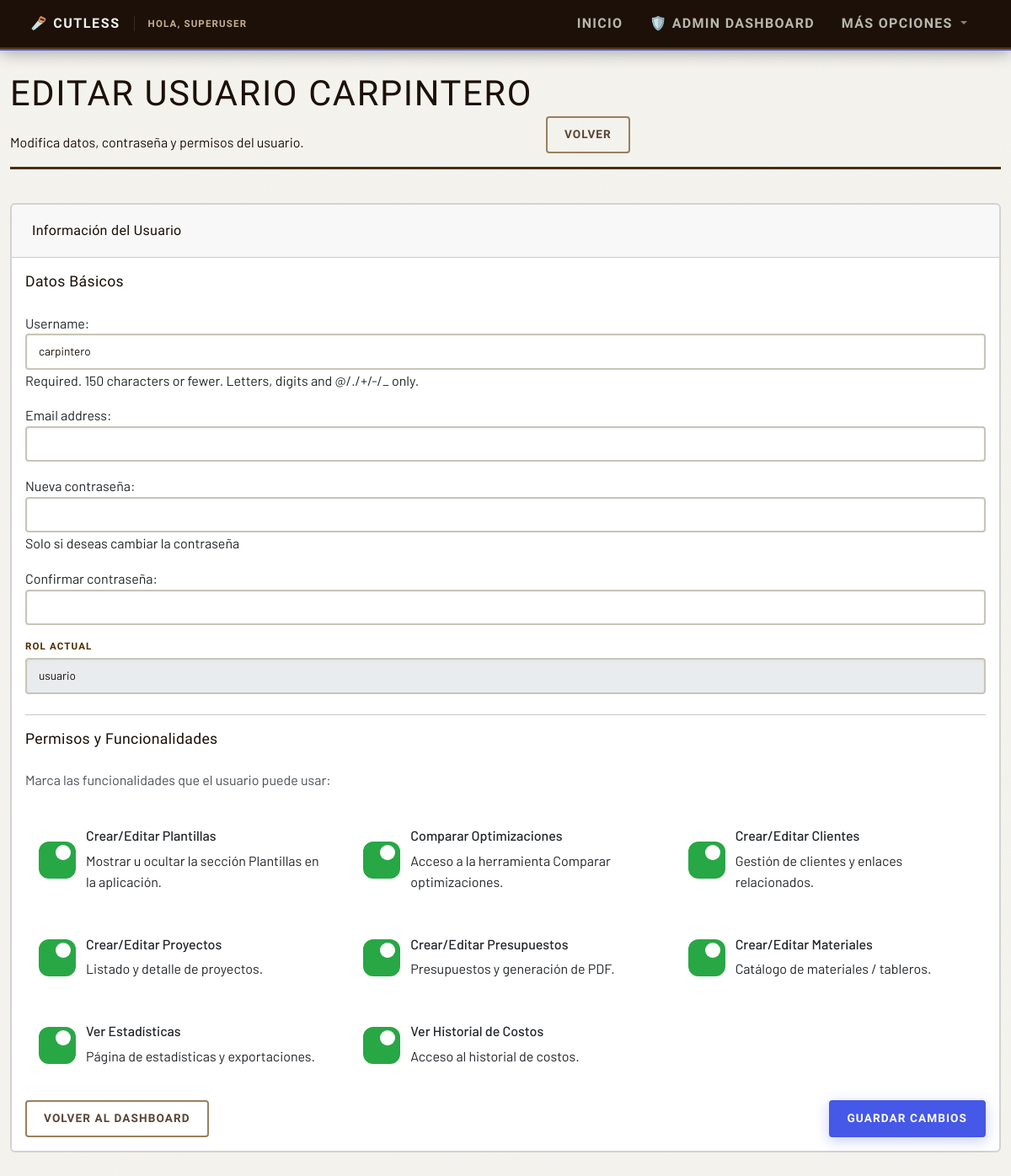
The page /usuarios/editar-usuario/4/ (signed in) on the database its author committed.
### usuarios/models.py (models this page shows, shortened)
class PerfilUsuario(models.Model):
    usuario = models.OneToOneField(User, on_delete=models.CASCADE, related_name='perfil')
    timeout_sesion = models.IntegerField(
        null=True,
        blank=True,
        help_text="Tiempo de inactividad antes de cerrar sesión (en minutos). Déjalo vacío para usar el valor por defecto (30 min). 0 para desactivar."
    )
    ROL_CHOICES = [
        ('usuario', 'Usuario'),
        ('admin', 'Administrador'),
    ]
    rol = models.CharField(
        max_length=20,
        choices=ROL_CHOICES,
        default='usuario',
        help_text="Rol del usuario en el sistema"
    )
    tema_preferido = models.CharField(
        max_length=10,
        choices=[('light', 'Claro'), ('dark', 'Oscuro'), ('auto', 'Automático')],
        default='auto',
        help_text="Tema de color preferido"
    )
    tamanio_fuente = models.CharField(
        max_length=10,
        choices=[
            ('small', 'Pequeño'),
            ('normal', 'Normal'),
            ('large', 'Grande'),
            ('xlarge', 'Extra Grande')
        ],
        default='normal',
        help_text="Tamaño de fuente preferido para facilitar la lectura",
    )
    tutorial_completado = models.BooleanField(
        default=False,
        help_text="Indica si el usuario ha completado el tutorial inicial"
    )
    unidad_medida_predeterminada = models.CharField(
        max_length=10,
        choices=[
            ('cm', 'Centímetros (cm)'),
            ('m', 'Metros (m)'),
            ('mm', 'Milímetros (mm)'),
            ('in', 'Pulgadas (in)'),
            ('ft', 'Pies (ft)'),
        ],
        default='cm',
        help_text="Unidad de medida que se usará por defecto en nuevas optimizaciones"
    )
    margen_corte_predeterminado = models.DecimalField(
        max_digits=5,
        decimal_places=2,
        default=Decimal('0.3'),
        help_text="Margen de corte predeterminado en centímetros"
    )
    rotacion_automatica_predeterminada = models.BooleanField(
        default=True,
        help_text="Permitir rotación automática de piezas por defecto"
    )
    material_predeterminado = models.ForeignKey(
        'cutless.Material',
        on_delete=models.SET_NULL,
        null=True,
        blank=True,
        related_name='usuarios_con_material_predeterminado',
        help_text="Material que se seleccionará por defecto en nuevas optimizaciones"
    )
    precio_tablero_predeterminado = models.DecimalField(
        max_digits=10,
        decimal_places=2,
        null=True,
        blank=True,
        help_text="Precio por tablero que se usará por defecto (opcional)"
    )
    mano_obra_predeterminada = models.DecimalField(
        max_digits=10,
        decimal_places=2,
        null=True,
        blank=True,
        default=Decimal('0.00'),
        help_text="Costo de mano de obra que se usará por defecto (opcional)"
    )
    notificaciones_email = models.BooleanField(
        default=False,
        help_text="Recibir notificaciones por correo electrónico"
    )
    notificaciones_pantalla = models.BooleanField(
        default=True,
        help_text="Mostrar notificaciones en pantalla"
    )
    email_notificaciones = models.EmailField(
        null=True,
        blank=True,
        help_text="Email para recibir notificaciones (opcional, por defecto se usa el email del usuario)"
    )
    notificar_optimizacion_completada = models.BooleanField(
        default=True,
        help_text="Notificar cuando se completa una optimización"
    )
    notificar_presupuesto_creado = models.BooleanField(
        default=True,
        help_text="Notificar cuando se crea un presupuesto"
    )
    notificar_proyecto_creado = models.BooleanField(
        default=True,
        help_text="Notificar cuando se crea un proyecto"
    )
    notificar_errores = models.BooleanField(
        default=True,
        help_text="Notificar cuando hay errores en la optimización"
    )
    puede_crear_plantillas = models.BooleanField(
        default=True,
        help_text="Permitir crear y editar plantillas"
    )
    puede_comparar_optimizaciones = models.BooleanField(
        default=True,
        help_text="Permitir acceso a herramienta de comparación"
    )
    puede_crear_clientes = models.BooleanField(
        default=True,
        help_text="Permitir crear y editar clientes"
    )
    puede_crear_proyectos = models.BooleanField(
        default=True,
        help_text="Permitir crear y editar proyectos"
    )
    puede_crear_presupuestos = models.BooleanField(
        default=True,
        help_text="Permitir crear y editar presupuestos"
    )
    puede_crear_materiales = models.BooleanField(
        default=True,
        help_text="Permitir crear y editar materiales"
    )
    puede_ver_estadisticas = models.BooleanField(
        default=True,
        help_text="Permitir acceso a estadísticas"
    )
    puede_ver_historial_costos = models.BooleanField(
        default=True,
        help_text="Permitir acceso a historial de costos"
    )
    fecha_creacion = models.DateTimeField(auto_now_add=True)
    fecha_actualizacion = models.DateTimeField(auto_now=True)
    class Meta:
        verbose_name = "Perfil de Usuario"
        verbose_name_plural = "Perfiles de Usuarios"
    def get_timeout_segundos_str(self):
        if self.timeout_sesion is None:
            return '1800'  # 30 minutos por defecto
        if self.timeout_sesion == 0:
            return '0'  # Desactivado
        return str(self.timeout_sesion * 60)

### usuarios/views.py (the view)
# urls.py: path('editar-usuario/<int:pk>/', views.editar_usuario, name='editar_usuario'),
@login_required
@user_passes_test(es_admin)
def editar_usuario(request, pk):
    usuario = get_object_or_404(User, pk=pk)
    try:
        perfil = usuario.perfil
    except PerfilUsuario.DoesNotExist:
        perfil = PerfilUsuario.objects.create(usuario=usuario)
    if request.method == 'POST':
        form = UsuarioEdicionForm(request.POST, instance=usuario)
        permisos_form = PermisosUsuarioForm(request.POST, instance=perfil)
        if form.is_valid() and permisos_form.is_valid():
            form.save()
            permisos_form.save()
            password = form.cleaned_data.get('password1')
            if password:
                usuario.set_password(password)
                usuario.save()
            messages.success(request, f"Usuario '{usuario.username}' actualizado correctamente.")
            return redirect('usuarios:admin_dashboard')
        else:
            messages.error(request, 'Por favor corrige los errores del formulario.')
    else:
        form = UsuarioEdicionForm(instance=usuario)
        permisos_form = PermisosUsuarioForm(instance=perfil)
    return render(request, 'usuarios/editar_usuario.html', {
        'usuario_obj': usuario,
        'form': form,
        'permisos_form': permisos_form,
        'perfil': perfil,
    })

### usuarios/templates/usuarios/editar_usuario.html (shortened to what this page needs)
{% extends 'cutless/base.html' %}
{% block content %}
  <header class="page-header fade-in">
    <div class="page-header__text">
      <h1 class="page-title">Editar usuario {{ usuario_obj.username }}</h1>
      <p class="page-lead">Modifica datos, contraseña y permisos del usuario.</p>
    </div>
    <div class="page-header__actions">
      <a href="{% url 'usuarios:admin_dashboard' %}" class="btn btn-outline-secondary">Volver</a>
    </div>
  </header>
    <div class="card">
        <div class="card-header card-header-section">
            <h4 class="mb-0">Información del Usuario</h4>
        </div>
        <div class="card-body">
            <form method="post">
                <h5 class="mb-3">Datos Básicos</h5>
                {{ form.as_p }}
                <div class="mb-3">
                    <label class="form-label">Rol actual</label>
                    <input type="text" class="form-control" value="{{ perfil.rol }}" disabled>
                </div>
                <hr>
                <h5 class="mb-3">Permisos y Funcionalidades</h5>
                <p class="text-muted mb-3">Marca las funcionalidades que el usuario puede usar:</p>
                <div class="permissions-grid">
                    {% for field in permisos_form %}
                        {% if field.field.widget.input_type == 'checkbox' %}
                            <div class="permission-toggle">
                                {{ field }}
                                <label class="permission-label" for="{{ field.id_for_label }}">
                                    <strong>{{ field.label }}</strong>
                                    {% if field.help_text %}
                                        <small>{{ field.help_text }}</small>
                                    {% endif %}
                                </label>
                            </div>
                        {% endif %}
                    {% endfor %}
                </div>
                <div class="d-flex justify-content-between mt-4">
                    <a href="{% url 'usuarios:admin_dashboard' %}" class="btn btn-outline-secondary">Volver al Dashboard</a>
                    <button type="submit" class="btn btn-primary">Guardar cambios</button>
                </div>
            </form>
        </div>
    </div>
{% endblock %}

### cutless/templates/cutless/base.html (shortened to what this page needs)
{% load static %}
<!DOCTYPE html>
<html lang="es" data-theme="light">
<head>
    <link href="https://cdn.jsdelivr.net/npm/bootstrap@5.3.0/dist/css/bootstrap.min.css" rel="stylesheet">
    <link rel="stylesheet" href="https://cdn.jsdelivr.net/npm/intro.js@7.2.0/minified/introjs.min.css">
    <link rel="stylesheet" href="{% static 'cutless/css/main.css' %}">
    <link rel="stylesheet" href="{% static 'cutless/css/palette.css' %}">
    <link rel="stylesheet" href="{% static 'cutless/css/ui.css' %}">
    <link rel="stylesheet" href="{% static 'cutless/css/accessibility.css' %}">
</head>
<body {% if user.is_authenticated and user.perfil %}data-session-timeout="{{ user.perfil.get_timeout_segundos_str }}" data-perfil-theme="{% if user.perfil.tema_preferido != 'auto' %}{{ user.perfil.tema_preferido }}{% else %}auto{% endif %}" data-font-size="{{ user.perfil.tamanio_fuente }}" data-perfil-unidad="{{ user.perfil.unidad_medida_predeterminada }}" data-perfil-rotacion="{{ user.perfil.rotacion_automatica_predeterminada|yesno:'1,0' }}"{% endif %}>
    <nav class="navbar navbar-expand-lg navbar-custom">
        <div class="container-fluid">
            <div class="d-flex align-items-center">
                <a class="navbar-brand me-3" href="{% url 'cutless:index' %}">
                    🪚 CutLess
                </a>
                {% if user.is_authenticated %}
                    <span class="navbar-greeting">Hola, {{ user.username }}</span>
                {% endif %}
            </div>
            <div class="collapse navbar-collapse" id="navbarNav">
                <div class="navbar-nav ms-auto d-flex align-items-center">
                    {% if user.is_authenticated %}
                        {% if user.is_superuser or user.perfil and user.perfil.rol == 'admin' %}
                            <a class="nav-link" href="{% url 'cutless:index' %}" title="Ir a la página principal del optimizador"> Inicio</a>
                            <a class="nav-link" href="{% url 'usuarios:admin_dashboard' %}" title="Ir al panel de administración de usuarios">🛡️ Admin Dashboard</a>
                        {% endif %}
                        <div class="dropdown">
                            <a class="nav-link dropdown-toggle" href="#" id="navbarDropdown" role="button" data-bs-toggle="dropdown" aria-expanded="false">
                                 Más Opciones
                            </a>
                        </div>
                    {% else %}
                        {% block show_auth_buttons %}
                        <a href="{% url 'usuarios:login' %}" class="btn btn-outline-primary btn-sm me-2">Iniciar sesión</a>
                        <a href="{% url 'usuarios:registro' %}" class="btn btn-outline-success btn-sm">Registrarse</a>
                        {% endblock %}
                    {% endif %}
                </div>
            </div>
        </div>
    </nav>
    <div class="container app-main">
        {% block content %}
        {% endblock %}
    </div>
</body>
</html>

### rows shown on the page
PerfilUsuario: rol "usuario", permisos_form "☑" "☑" "☑" "☑" "☑" "☑" "☑" "☑"

### other values the page prints
{{ user.username }} "SUPERUSER"
{{ usuario_obj.username }} "CARPINTERO"
{{ field.label }} "Crear/Editar Plantillas" "Comparar Optimizaciones" "Crear/Editar Clientes" "Crear/Editar Proyectos" "Crear/Editar Presupuestos" "Crear/Editar Materiales" "Ver Estadísticas" "Ver Historial de Costos"
{{ field.help_text }} "Mostrar u ocultar la sección Plantillas en la aplicación." "Acceso a la herramienta Comparar optimizaciones." "Gestión de clientes y enlaces relacionados." "Listado y detalle de proyectos." "Presupuestos y generación de PDF." "Catálogo de materiales / tableros." "Página de estadísticas y exportaciones." "Acceso al historial de costos."
